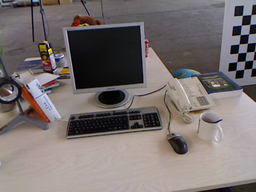
#> input picture Homework/Assignment 4/problem1/rgb1.png, 256 x 192 px, shrunk from 640 x 480 before the run
$ jupyter execute p1.ipynb
#> lines starting #> are read from the running program, lines starting #| are printed output that depends on the picture
[cell 1]
import numpy as np
import math
import cv2

### Helper functions (defined before main code)

[cell 2]
# apply gaussian smoothing to the image
def gaussian_smoothing(img, kernel_size, sigma):
    kernel_size = int(kernel_size)
    sigma = float(sigma)

    # generate kernel based on kernel size
    kernel = np.zeros((kernel_size, kernel_size))

    mid = (kernel_size - 1) // 2

    y, x = np.ogrid[float(-mid):float(mid+1),float(-mid):float(mid+1)]
    kernel_sum = 0

    # loop through the kernel
    for i in range(kernel_size):
        for j in range(kernel_size):
            # gaussian formula
            e = math.exp((-((x[0][j]**2)+(y[i][0]**2))/(2*(sigma**2))))
            kernel[i][j] = e*(1/(2*math.pi*(sigma**2)))
            kernel_sum = kernel_sum + kernel[i][j]

    # loop through the kernel and average it out
    for i in range(kernel_size):
        for j in range(kernel_size):
            kernel[i][j] = kernel[i][j]/kernel_sum

    # resize the image with padding and apply convolution
    # result will be the smoothed image
    img_pad = resize_with_pad(img, kernel_size)
    img_out = convolution(img_pad, kernel)

    return img_out

[cell 3]
# convolution function
# used to convolve images according to the kernel specified
def convolution(img, kernel):
    filter_size = int(math.sqrt(kernel.size))

    # get image dimensions
    img_row, img_col = img.shape

    mid = (filter_size - 1) // 2

    r = img_row - 2*mid
    c = img_col - 2*mid

    # create empty numpy array for output
    img_out = np.zeros((r, c))

    # loop through the image and fill convolved values
    for i in range(r):
        for j in range(c):
            for k in range(filter_size):
                for l in range(filter_size):
                    img_out[i][j] = img_out[i][j] + (kernel[k][l] * img[i+k][j+l])
            if(img_out[i][j] < 0):
                img_out[i][j] = 0
            else:
                img_out[i][j] = int(img_out[i][j])

    return img_out

[cell 4]
# function to resize image by padding on sides
def resize_with_pad(img, filter_size):
    # get image dimensions
    img_row, img_col = img.shape

    mid = (filter_size - 1) // 2

    # create empty output image
    img_out = np.zeros((img_row+2*mid, img_col+2*mid))

    # padding accross all sides
    img_out[mid:img_row+mid, mid:img_col+mid] = img
    img_out[:mid, :] = img_out[mid, :]
    img_out[-mid:, :] = img_out[-mid-1, :]
    img_out[:, :mid] = img_out[:, mid].reshape(-1, 1)
    img_out[:, -mid:] = img_out[:, -mid-1].reshape(-1, 1)

    return img_out

[cell 5]
# function to calculate Ix
# gradient in x using sobel filter
def gradient_in_x(img):
    kernel = np.array([[-1,0,+1], [-1,0,+1], [-1,0,+1]])

    # resize with padding and apply convolution
    img_pad = resize_with_pad(img, 3)
    img_out = convolution(img_pad, kernel)

    return img_out

[cell 6]
# function to calculate Iy
# same as above but different filter
def gradient_in_y(img):
    kernel = np.array([[-1,-1,-1], [0,0,0], [+1,+1,+1]])

    # resize with padding and apply convolution
    img_pad = resize_with_pad(img, 3)
    img_out = convolution(img_pad, kernel)

    return img_out

[cell 7]
# function to calculate the second moment matrix, M
def get_M(img):
    # get the image as an array
    img_arr = np.asarray(img)

    # calculate Ix and Iy
    img_x = gradient_in_x(img_arr)
    img_y = gradient_in_y(img_arr)

    # image dimensions
    r, c = img_x.shape

    # arrays for Ixx, Iyy, and Ixy
    img_xx = np.zeros((r, c))
    img_yy = np.zeros((r, c))
    img_xy = np.zeros((r, c))

    # loop through image dimensions and fill the values for Ixx, Iyy, and Ixy
    for i in range(r):
        for j in range(c):
            img_xx[i][j] = img_x[i][j]*img_x[i][j]
            img_yy[i][j] = img_y[i][j]*img_y[i][j]
            img_xy[i][j] = img_x[i][j]*img_y[i][j]

    # get the second order derivatives by gaussian smoothing
    Ixx = gaussian_smoothing(img_xx, 5, 1)
    Iyy = gaussian_smoothing(img_yy, 5, 1)
    Ixy = gaussian_smoothing(img_xy, 5, 1)

    # second moment matrix
    M = [[[] for i in range(c)] for j in range(r)]

    # loop through M and fill in the above calculated values
    for i in range(r):
        for j in range(c):
            M[i][j] = [Ixx[i][j], Ixy[i][j], Iyy[i][j]]

    return M

[cell 8]
# function to get the corner response function, R
def get_R(img, M, k, threshold):
    # get image as an array
    img_arr = np.asarray(img)

    # image dimensions
    r, c = img_arr.shape

    # corner response matrix
    R = np.zeros((r, c))

    # variables for corners and number of corners
    corners = []
    num_corners = 0

    # loop through R
    for i in range(r):
        for j in range(c):
            R[i][j] = ((M[i][j][0]*M[i][j][2]) - (M[i][j][1]**2)) - (k*((M[i][j][0]+M[i][j][2])**2))

    # resize R with padding and computer the new dimensions
    R = resize_with_pad(R, 3)
    R_row, R_col = R.shape

    # non-max suppression
    # discard corners with value greater than threshold
    for i in range(1, R_row-1):
        for j in range(1, R_col-1):
            if(R[i][j] > threshold):
                if(R[i][j] == max(R[i-1][j-1], R[i-1][j], R[i-1][j+1], R[i][j-1], R[i][j], R[i][j+1], R[i+1][j-1], R[i+1][j], R[i+1][j+1])):
                    corners.append([i-1, j-1, R[i-1][j-1]])
                    num_corners = num_corners + 1

    return corners

[cell 9]
# read images
rgb1 = cv2.imread("problem1/rgb1.png", cv2.IMREAD_GRAYSCALE)
#> rgb1: shape (192, 256); min 0, max 250, mean 114.6
rgb2 = cv2.imread("problem1/rgb2.png", cv2.IMREAD_GRAYSCALE)
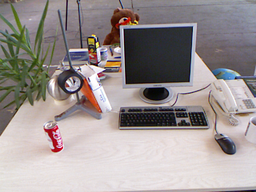
#> input picture Homework/Assignment 4/problem1/rgb2.png, 256 x 192 px, shrunk from 640 x 480 before the run
#> rgb2: shape (192, 256); min 0, max 255, mean 149.8
rgb3 = cv2.imread("problem1/rgb3.png", cv2.IMREAD_GRAYSCALE)
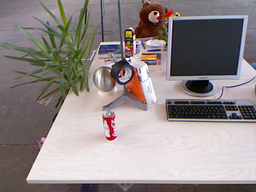
#> input picture Homework/Assignment 4/problem1/rgb3.png, 256 x 192 px, shrunk from 640 x 480 before the run
#> rgb3: shape (192, 256); min 0, max 255, mean 139

# read depth maps
depth1 = cv2.imread("problem1/depth1.png", cv2.IMREAD_GRAYSCALE)
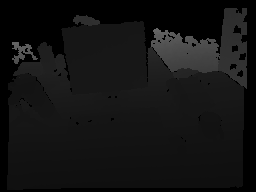
#> input picture Homework/Assignment 4/problem1/depth1.png, 256 x 192 px, shrunk from 640 x 480 before the run
#> depth1 is the input picture: shape (192, 256); min 0, max 103, mean 18.9
depth2 = cv2.imread("problem1/depth2.png", cv2.IMREAD_GRAYSCALE)
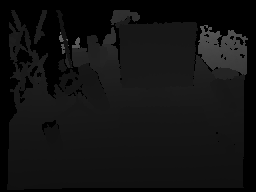
#> input picture Homework/Assignment 4/problem1/depth2.png, 256 x 192 px, shrunk from 640 x 480 before the run
#> depth2 is the input picture: shape (192, 256); min 0, max 101, mean 17.9
depth3 = cv2.imread("problem1/depth3.png", cv2.IMREAD_GRAYSCALE)
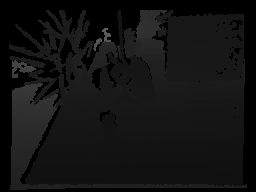
#> input picture Homework/Assignment 4/problem1/depth3.png, 256 x 192 px, shrunk from 640 x 480 before the run
#> depth3 is the input picture: shape (192, 256); min 0, max 97, mean 18.3

### Part 1

[cell 10]
# Second moment matrix with corner response
rgb1_M = get_M(rgb1)
#> after the loop in get_M, `for i in range(r):`:
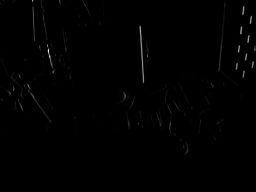
#> img_xx: shape (192, 256) float64; min 0, max 341056, mean 1625.1; drawn with min black and max white
#> after the loop in get_M, `for i in range(r):`:
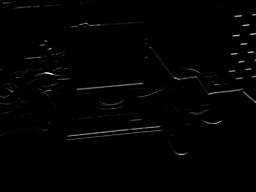
#> img_yy: shape (192, 256) float64; min 0, max 300304, mean 2792.3; drawn with min black and max white
#> in resize_with_pad (call 3), `img_out[:mid, :] = img_out[mid, :]`: img_out: shape (196, 260) float64; min 0, max 341056, mean 1590.6
#> in resize_with_pad (call 3), `img_out[-mid:, :] = img_out[-mid-1, :]`: img_out: shape (196, 260) float64; min 0, max 341056, mean 1591
#> in resize_with_pad (call 3), `img_out[:, :mid] = img_out[:, mid].reshape(-1, 1)`: img_out: shape (196, 260) float64; min 0, max 341056, mean 1594.7
#> in resize_with_pad (call 3), `img_out[:, -mid:] = img_out[:, -mid-1].reshape(-1, 1)`: img_out: shape (196, 260) float64; min 0, max 341056, mean 1607.8
#> in resize_with_pad (call 4), `img_out[-mid:, :] = img_out[-mid-1, :]`: img_out: shape (196, 260) float64; min 0, max 300304, mean 2695.4
#> in resize_with_pad (call 4), `img_out[:, -mid:] = img_out[:, -mid-1].reshape(-1, 1)`: img_out: shape (196, 260) float64; min 0, max 300304, mean 2763.9
#> in resize_with_pad (call 5), `img_out[:mid, :] = img_out[mid, :]`: img_out: shape (196, 260) float64; min 0, max 140148, mean 370.5
#> in resize_with_pad (call 5), `img_out[-mid:, :] = img_out[-mid-1, :]`: img_out: shape (196, 260) float64; min 0, max 140148, mean 370.6
#> in resize_with_pad (call 5), `img_out[:, :mid] = img_out[:, mid].reshape(-1, 1)`: img_out: shape (196, 260) float64; min 0, max 140148, mean 371.7
#> in resize_with_pad (call 5), `img_out[:, -mid:] = img_out[:, -mid-1].reshape(-1, 1)`: img_out: shape (196, 260) float64; min 0, max 140148, mean 376.8
#> after the loop in convolution (call 5), `for i in range(r):`:
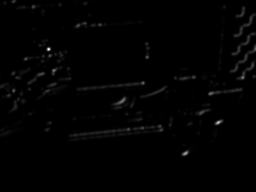
#> img_out: shape (192, 256) float64; min 0, max 41142, mean 382.6; drawn with min black and max white
#> after the loop in get_M, `for i in range(r):`: M = 192 items
#> rgb1_M = 192 items
rgb1_corners = get_R(rgb1, rgb1_M, 0.05, 12000000)
#> after the loop in get_R, `for i in range(r):`:
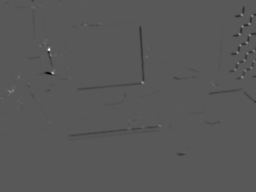
#> R: shape (192, 256) float64; min -1.08e+09, max 2.04e+09, mean -4390570.7; drawn with min black and max white
#> in resize_with_pad (call 6), `img_out[-mid:, :] = img_out[-mid-1, :]`: img_out: shape (194, 258) float64; min -1.08e+09, max 2.04e+09, mean -4326318.7
#> in resize_with_pad (call 6), `img_out[:, -mid:] = img_out[:, -mid-1].reshape(-1, 1)`: img_out: shape (194, 258) float64; min -1.08e+09, max 2.04e+09, mean -4414615.3
#> after the loop in get_R, `for i in range(1, R_row-1):`: corners = 99 items, first 6: [0, 14, 13107764.9], [1, 3, 7691776], [2, 12, 8664259.8], [2, 82, 17326359.6], [3, 1, 3709412.5], [4, 59, 37764239.5]; num_corners = 99
#> rgb1_corners has the same summary as corners in get_R

rgb2_M = get_M(rgb2)
#> in resize_with_pad (call 7), `img_out[:, -mid:] = img_out[:, -mid-1].reshape(-1, 1)`:
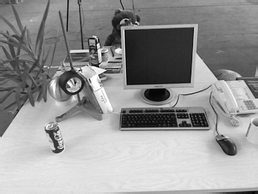
#> img_out: shape (194, 258) float64; min 0, max 255, mean 149.8
#> rgb2_M = 192 items
rgb2_corners = get_R(rgb2, rgb2_M, 0.05, 12000000)
#> rgb2_corners = 142 items, first 6: [1, 79, 5867230.2], [2, 14, 13601850], [4, 78, 13972180.9], [7, 122, 20038643.9], [18, 122, 12824598.5], [18, 125, -160221073.1]

rgb3_M = get_M(rgb3)
#> rgb3_M = 192 items
rgb3_corners = get_R(rgb3, rgb3_M, 0.05, 12000000)
#> rgb3_corners = 133 items, first 6: [2, 149, 30582801.8], [12, 49, 18003735.6], [14, 156, 912626605.2], [14, 172, 9825645.5], [15, 177, 110017661.2], [16, 244, -9331331.2]

[cell 11]
print(len(rgb1_corners))
#| 99
print(len(rgb2_corners))
#| 142
print(len(rgb3_corners))
#| 133

[cell 12]
# get the top 100 corners with strongest response
rgb1_corners_top100 = sorted(rgb1_corners, reverse=True, key=lambda x: x[2])[:100]
#> rgb1_corners_top100 = 99 items, first 6: [49, 49, 833283762.2], [77, 242, 288549109.6], [63, 238, 268631627.8], [91, 9, 256804799.2], [45, 240, 213886770.6], [82, 142, 185077653.6]
rgb2_corners_top100 = sorted(rgb2_corners, reverse=True, key=lambda x: x[2])[:100]
#> rgb2_corners_top100 = 100 items, first 6: [65, 97, 1.26e+09], [81, 67, 695164571.8], [67, 81, 606053538], [21, 135, 527624010.2], [70, 80, 509867137.5], [125, 176, 498003342.6]
rgb3_corners_top100 = sorted(rgb3_corners, reverse=True, key=lambda x: x[2])[:100]
#> rgb3_corners_top100 = 100 items, first 6: [58, 126, 950735991], [14, 156, 912626605.2], [74, 236, 823585282.2], [57, 129, 418535529.9], [78, 119, 370493110.8], [61, 130, 331657043.9]

### Part 2

[cell 13]
K_inv = np.linalg.inv(np.array([[525.0, 0, 319.5], [0, 525.0, 239.5], [0, 0, 1]]))

[cell 14]
# function to convert the generated corners into 3D points
def points_to_3d(corners, depth_map):
    pts_3d = []

    # corner has (x, y, corner response value)
    for corner in corners:
        x, y, _ = corner

        depth = depth_map[x,y]

        # discard points with zero depth
        if depth == 0:
            continue

        # convert the 2d points into homogeneous coordinates
        homogeneous = np.array([x, y, 1])

        # normalize the homogeneous coordinates
        normalized = K_inv.dot(homogeneous)

        # convert to world coordinate
        world = depth * normalized

        # scale the 3D point and add to the list
        point_3d = world / 5000
        pts_3d.append(point_3d)

    return pts_3d

[cell 15]
rgb1_3d_pts = points_to_3d(rgb1_corners_top100, depth1)
#> the loop in points_to_3d, `for corner in corners:` made 99 passes
#> (corner, x, y, depth, homogeneous, normalized, world, point_3d) on passes 1, 2, 3, 5, 6: ([49, 49, 833283762.2], 49, 49, 31, [49, 49, 1], [-0.515, -0.363, 1], [-15.97, -11.25, 31], [-0.00319, -0.00225, 0.0062]), ([77, 242, 288549109.6], 77, 242, 52, [77, 242, 1], [-0.462, 0.00476, 1], [-24.02, 0.248, 52], [-0.0048, 4.95e-05, 0.0104]), ([63, 238, 268631627.8], 63, 238, 50, [63, 238, 1], [-0.489, -0.00286, 1], [-24.43, -0.143, 50], [-0.00489, -2.86e-05, 0.01]), ([45, 240, 213886770.6], 45, 240, 48, [45, 240, 1], [-0.523, 0.000952, 1], [-25.1, 0.0457, 48], [-0.00502, 9.14e-06, 0.0096]), ([82, 142, 185077653.6], 82, 142, 24, [82, 142, 1], [-0.452, -0.186, 1], [-10.86, -4.46, 24], [-0.00217, -0.000891, 0.0048])
#> (corner, x, y, depth) on passes 4, 8, 12, 16, 18, 19: ([91, 9, 256804799.2], 91, 9, 0), ([61, 254, 162047958.8], 61, 254, 0), ([53, 247, 127682902.2], 53, 247, 0), ([35, 249, 91134622.5], 35, 249, 0), ([23, 249, 83484577], 23, 249, 0), ([15, 252, 83246146.2], 15, 252, 0)
#> after the loop in points_to_3d, `for corner in corners:`: pts_3d = 68 items, first 6: [-0.00319, -0.00225, 0.0062], [-0.0048, 4.95e-05, 0.0104], [-0.00489, -2.86e-05, 0.01], [-0.00502, 9.14e-06, 0.0096], [-0.00217, -0.000891, 0.0048], [-0.00302, -0.00229, 0.0064]
#> rgb1_3d_pts has the same summary as pts_3d in points_to_3d
rgb2_3d_pts = points_to_3d(rgb2_corners_top100, depth2)
#> the loop in points_to_3d (call 2), `for corner in corners:` made 100 passes
#> (corner, x, y, depth, homogeneous, normalized, world, point_3d) on passes 1, 3, 5, 6, 7: ([65, 97, 1.26e+09], 65, 97, 34, [65, 97, 1], [-0.485, -0.271, 1], [-16.48, -9.23, 34], [-0.0033, -0.00185, 0.0068]), ([67, 81, 606053538], 67, 81, 23, [67, 81, 1], [-0.481, -0.302, 1], [-11.06, -6.94, 23], [-0.00221, -0.00139, 0.0046]), ([70, 80, 509867137.5], 70, 80, 22, [70, 80, 1], [-0.475, -0.304, 1], [-10.46, -6.68, 22], [-0.00209, -0.00134, 0.0044]), ([125, 176, 498003342.6], 125, 176, 21, [125, 176, 1], [-0.37, -0.121, 1], [-7.78, -2.54, 21], [-0.00156, -0.000508, 0.0042]), ([39, 89, 465047386.2], 39, 89, 32, [39, 89, 1], [-0.534, -0.287, 1], [-17.1, -9.17, 32], [-0.00342, -0.00183, 0.0064])
#> (corner, x, y, depth) on passes 2, 4, 15, 17, 27, 31: ([81, 67, 695164571.8], 81, 67, 0), ([21, 135, 527624010.2], 21, 135, 0), ([20, 138, 269010134.9], 20, 138, 0), ([47, 82, 261653524.8], 47, 82, 0), ([92, 77, 118343819], 92, 77, 0), ([71, 56, 92557157.9], 71, 56, 0)
rgb3_3d_pts = points_to_3d(rgb3_corners_top100, depth3)

### Part 3

[cell 16]
# function to calculate the rank transform of image
# similar to the function I used in Assignment 2
def rank_transform(image):
    # specify window size
    window = 5

    mid = int((window - 1) / 2)

    # convert image to array
    arr = np.asarray(image)

    # get width and height of image
    width = arr.shape[0]
    height = arr.shape[1]

    # create empty array for output
    arr_out = np.zeros((width, height))

    # loop through entire image
    for i in range(width):
        for j in range(height):
            # loop through window
            for u in range(i-mid, i+mid+1):
                for v in range(j-mid, j+mid+1):
                    # condition to check pixel values
                    if (0<=u<width and 0<=v<height):
                        if (arr[u][v] < arr[i][j]):
                            arr_out[i][j] += 1

    arr_out = arr_out.astype(np.uint16)
    #print(arr_out)

    return arr_out

[cell 17]
# function to calculate SAD between the rank transformed images and corners
def sum_absdiff(rt1, rt2, corners1, corners2):
    # take rank transformed images as arrays
    rt1 = np.asarray(rt1)
    rt2 = np.asarray(rt2)

    # get dimensions
    r, c = rt1.shape

    # create distances array to store the relative distance
    distances = []

    # loop through the corners
    for cnr2 in corners2:
        for cnr1 in corners1:
            s = 0
            # check within 11x11 neighborhood
            for i in range(-5, 6):
                li = i + cnr2[0]
                ri = i + cnr1[0]
                for j in range(-5, 6):
                    lj = j + cnr2[1]
                    rj = j + cnr1[1]
                    if(0<=li<r and 0<=lj<c and 0<=ri<r and 0<=rj<c):
                        s += abs(int(rt2[li][lj]) - int(rt1[ri][rj]))

            # store the points according to the distances
            distances.append([s, [cnr2[0], cnr2[1]], [cnr1[0], cnr1[1]]])

    # sort the distances in ascending order
    distances.sort()

    return distances

[cell 18]
# get rank transform
rgb1_rt = rank_transform(rgb1)
rgb2_rt = rank_transform(rgb2)
rgb3_rt = rank_transform(rgb3)

[cell 19]
rgb1_rt

[cell 20]
# perform corner matching using SAD
cm_21 = sum_absdiff(rgb2_rt, rgb1_rt, rgb2_corners_top100, rgb1_corners_top100)
#> the loop in sum_absdiff, `for cnr2 in corners2:` made 99 passes
#> cnr2 on passes 1 to 12: [49, 49, 833283762.2], [77, 242, 288549109.6], [63, 238, 268631627.8], [91, 9, 256804799.2], [45, 240, 213886770.6], [82, 142, 185077653.6], [72, 52, 165099126.2], [61, 254, 162047958.8], [26, 242, 153407180.8], [42, 45, 141232651.9], [34, 239, 131191010.2], [53, 247, 127682902.2]
cm_23 = sum_absdiff(rgb2_rt, rgb3_rt, rgb2_corners_top100, rgb3_corners_top100)
#> the loop in sum_absdiff (call 2), `for cnr2 in corners2:` made 100 passes
#> cnr2 on passes 1 to 12: [58, 126, 950735991], [14, 156, 912626605.2], [74, 236, 823585282.2], [57, 129, 418535529.9], [78, 119, 370493110.8], [61, 130, 331657043.9], [82, 119, 248952936.6], [32, 126, 239130851], [35, 133, 229045889.2], [83, 116, 228216748.8], [30, 130, 220271992], [42, 123, 218756997.5]

[cell 21]
# get the top 10 3D points from the corner matching
# similar to points_to_3d() function
def points_to_3d_top10(corners, depth_map):
    pts_3d = []

    for corner in corners:
        x, y = corner

        depth = depth_map[x,y]

        # discard point with zero depth
        if depth == 0:
            #print(x,y)
            continue

        # convert 2d points to homogeneous coordinates
        homogeneous = np.array([x, y, 1])

        # normalize them
        normalized = K_inv.dot(homogeneous)

        # convert to world coordinate
        world = depth * normalized

        # and scale the points
        point_3d = world / 5000
        pts_3d.append(point_3d)

    return np.array(pts_3d[:10])

[cell 22]
corners_21_rgb1 = []
corners_21_rgb2 = []
corners_23_rgb3 = []
corners_23_rgb2 = []

for i in range(len(cm_21)):
    corners_21_rgb1.append(cm_21[i][1])
    corners_21_rgb2.append(cm_21[i][2])

for i in range(len(cm_23)):
    corners_23_rgb3.append(cm_23[i][1])
    corners_23_rgb2.append(cm_23[i][2])

[cell 23]
top10_21_rgb1 = points_to_3d_top10(corners_21_rgb1, depth1)
#> the loop in points_to_3d_top10, `for corner in corners:` made 9900 passes
#> corner on passes 1 to 3: [101, 1], [1, 3], [3, 1]
top10_21_rgb2 = points_to_3d_top10(corners_21_rgb2, depth2)
#> the loop in points_to_3d_top10 (call 2), `for corner in corners:` made 9900 passes
#> corner on passes 1 to 3: [107, 254], [107, 254], [107, 254]
top10_23_rgb3 = points_to_3d_top10(corners_23_rgb3, depth3)
top10_23_rgb2 = points_to_3d_top10(corners_23_rgb2, depth2)

### Part 4

[cell 24]
# RANSAC to get rigid transformations for image 1 and image 3
def RANSAC_3D_points(P1, P2, max_iterations=1000, threshold=0.1):
    # get number of points
    n = P2.shape[0]
    inliers = []

    # variables for best rotation and translation matrix
    best_R = None
    best_t = None
    best_num_inliers = 0

    # loop through number of iteratiosn
    for i in range(max_iterations):

        # randomly select 3 points and assign as the formula given in pdf
        idx = np.random.choice(n, 3, replace=False)
        P1_3 = P1[idx, :]
        P2_3 = P2[idx, :]

        # compute v1 and v2 vectors
        v1_1 = P1_3[0] - P1_3[1]
        v1_2 = P1_3[1] - P1_3[2]
        v2_1 = P2_3[0] - P2_3[1]
        v2_2 = P2_3[1] - P2_3[2]

        # estimate R and t from the v1 and v2 vectors
        # formula used as in pdf
        R1 = np.column_stack((v2_1, np.cross(v2_1, v2_2), v2_2))
        R1_pinv = np.linalg.pinv(R1)
        t1 = P2_3[0] - np.dot(R1, P1_3[0])
        R1_, S, V = np.linalg.svd(R1_pinv @ np.column_stack((v1_1, np.cross(v1_1, v1_2), v1_2)))
        R1 = R1_ @ V.T
        t1 = P2_3[0] - R1 @ P1_3[0]

        # calculate error for each correspondence
        P1_est = P1 @ R1.T + t1.T
        errors = np.linalg.norm(P2 - P1_est, axis=1)

        # select inliers
        inliers_idx = np.where(errors < threshold)[0]
        num_inliers = len(inliers_idx)

        # update best R, t and inliers if necessary
        if num_inliers > best_num_inliers:
            best_R = R1
            best_t = t1
            best_num_inliers = num_inliers
            inliers = inliers_idx

    return best_R, best_t

[cell 25]
# get (R1, t1) and (R3, t3)
R1, t1 = RANSAC_3D_points(top10_21_rgb1, top10_21_rgb2)
R3, t3 = RANSAC_3D_points(top10_23_rgb3, top10_23_rgb2)

[cell 26]
R1
#> Out = [[-0.441, -0.0707, -0.895], [-0.0981, 0.995, -0.0302], [0.892, 0.0745, -0.446]]

[cell 27]
t1
#> Out = [0.00171, 0.000502, 0.00834]

[cell 28]
R3
#> Out = [[-0.282, -0.899, -0.334], [0.954, -0.3, 0.00416], [-0.104, -0.318, 0.942]]

[cell 29]
t3
#> Out = [-0.00232, 0.00191, -0.00245]

### Part 5

[cell 30]
import open3d as o3d

[cell 31]
# read input images as color images
rgb1_color = cv2.imread("problem1/rgb1.png")
rgb1_color = cv2.cvtColor(rgb1_color, cv2.COLOR_BGR2RGB)

rgb2_color = cv2.imread("problem1/rgb2.png")
rgb2_color = cv2.cvtColor(rgb2_color, cv2.COLOR_BGR2RGB)

rgb3_color = cv2.imread("problem1/rgb3.png")
rgb3_color = cv2.cvtColor(rgb3_color, cv2.COLOR_BGR2RGB)

[cell 32]
# function to convert all points in image to 3D
# similar to the above function
def all_points_to_3d(depth_map):
    pts_3d = []

    for x in range(depth_map.shape[0]):
        for y in range(depth_map.shape[1]):
            d = depth_map[x,y]

            #if d == 0:
                #continue

            # convert all points to homogeneous
            homogeneous = np.array([x, y, 1])

            # normalize
            normalized = K_inv.dot(homogeneous)

            # convert to world coordinates
            world = d * normalized

            # scaling
            point_3d = world / 5000
            pts_3d.append(point_3d)

    return np.array(pts_3d)

[cell 33]
# get all 3d points
all_rgb1 = all_points_to_3d(depth1)
all_rgb2 = all_points_to_3d(depth2)
all_rgb3 = all_points_to_3d(depth3)
